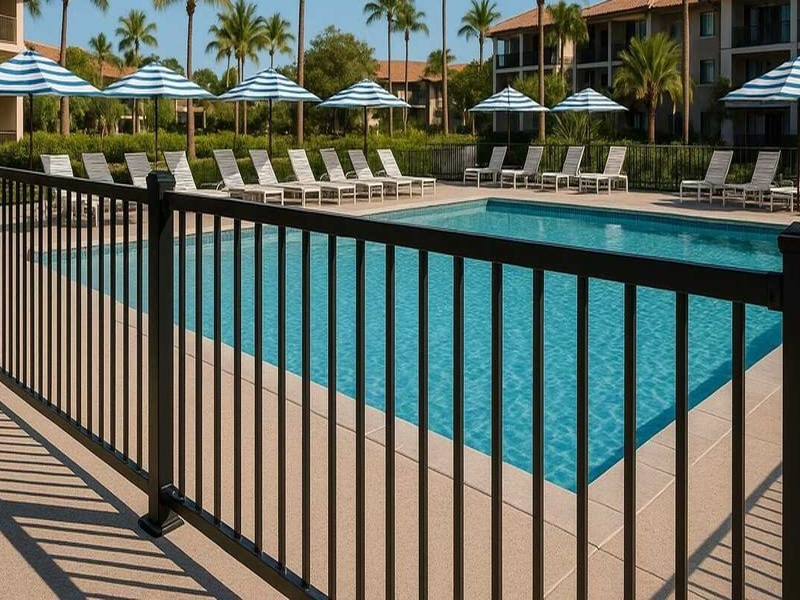
#> input picture assets/images/pool-fence-resort.jpg, 800 x 600 px
$ python resize_pool_image.py
#> lines starting #> are read from the running program, lines starting #| are printed output that depends on the picture
#!/usr/bin/env python3
"""
Script to crop and resize the pool fence image to match other fence thumbnails
"""

from PIL import Image
import os

def resize_pool_fence_image():
    """Crop and resize the pool fence image to match other fence thumbnails"""

    # Input and output paths (relative to script location)
    script_dir = os.path.dirname(__file__)
    input_path = os.path.join(script_dir, "assets", "images", "pool-fence-resort.jpg")
    backup_path = os.path.join(script_dir, "assets", "images", "pool-fence-resort-original.jpg")

    # Create backup if it doesn't exist
    if not os.path.exists(backup_path):
        print("Creating backup of original image...")
        original = Image.open(input_path)
        original.save(backup_path, "JPEG", quality=95)
        print(f"Backup saved to: {backup_path}")

    # Open the image
    print("Opening pool fence image...")
    img = Image.open(input_path)
#> img is the input picture: PIL image 800x600 RGB; mean R, G, B 97.6, 106.1, 95.4
    print(f"Original dimensions: {img.size}")
#| Original dimensions: (800, 600)

    # The image is 800x600. Let's crop it to focus more on the fence
    # and less on the tall palm trees and buildings
    # We'll crop from the bottom portion to focus on the fence and pool area

    # Crop parameters (left, top, right, bottom)
    # Focus on the fence and pool area, reducing the tall palm trees
    crop_box = (0, 150, 800, 600)  # Remove top 150 pixels with tall palm trees

    print("Cropping image to focus on fence area...")
    cropped = img.crop(crop_box)
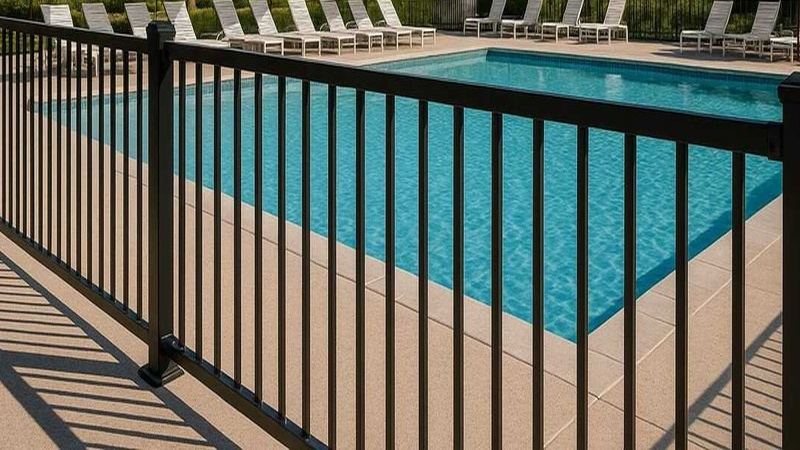
#> cropped: PIL image 800x450 RGB; mean R, G, B 101, 110.3, 101.2
    print(f"Cropped dimensions: {cropped.size}")
#| Cropped dimensions: (800, 450)

    # Resize back to 800x600 to maintain consistency
    print("Resizing to standard 800x600...")
    # Handle Pillow version compatibility
    try:
        resample = Image.Resampling.LANCZOS
    except AttributeError:
        resample = Image.LANCZOS
    resized = cropped.resize((800, 600), resample)
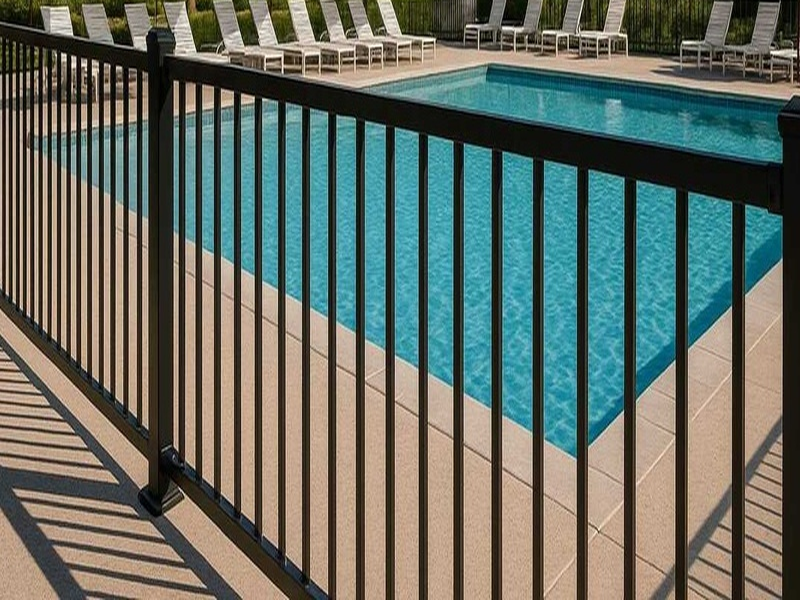
#> resized: PIL image 800x600 RGB; mean R, G, B 101, 110.3, 101.2
    print(f"Final dimensions: {resized.size}")
#| Final dimensions: (800, 600)

    # Save the processed image
    print("Saving processed image...")
    resized.save(input_path, "JPEG", quality=95, optimize=True)

    print("✅ Pool fence image successfully processed!")
    print(f"✅ Original backed up to: {backup_path}")
    print(f"✅ Updated image saved to: {input_path}")

    return True

if __name__ == "__main__":
    try:
        resize_pool_fence_image()
    except Exception as e:
        print(f"❌ Error processing image: {e}")
        exit(1)

$ run again, with assets/images/aluminum-fence.jpg copied over assets/images/pool-fence-resort.jpg
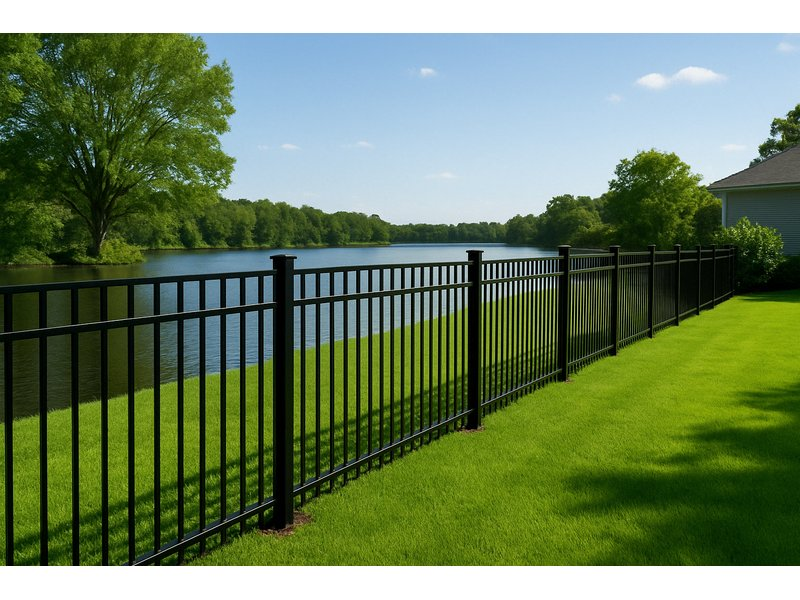
#> input picture assets/images/aluminum-fence.jpg, 800 x 600 px
#> in resize_pool_fence_image, img is the input picture: PIL image 800x600 RGB; mean R, G, B 106.7, 128.1, 92.8
#| Original dimensions: (800, 600)
#> in resize_pool_fence_image, `cropped = img.crop(crop_box)`:
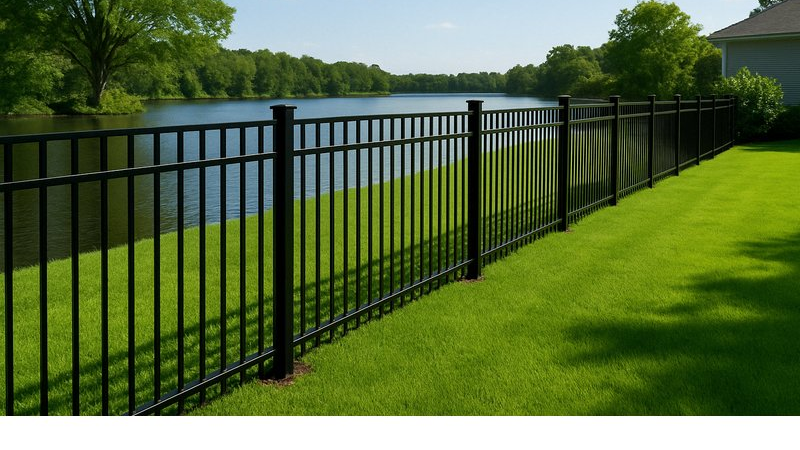
#> cropped: PIL image 800x450 RGB; mean R, G, B 87.8, 108.3, 59.9
#| Cropped dimensions: (800, 450)
#> in resize_pool_fence_image, `resized = cropped.resize((800, 600), resample)`:
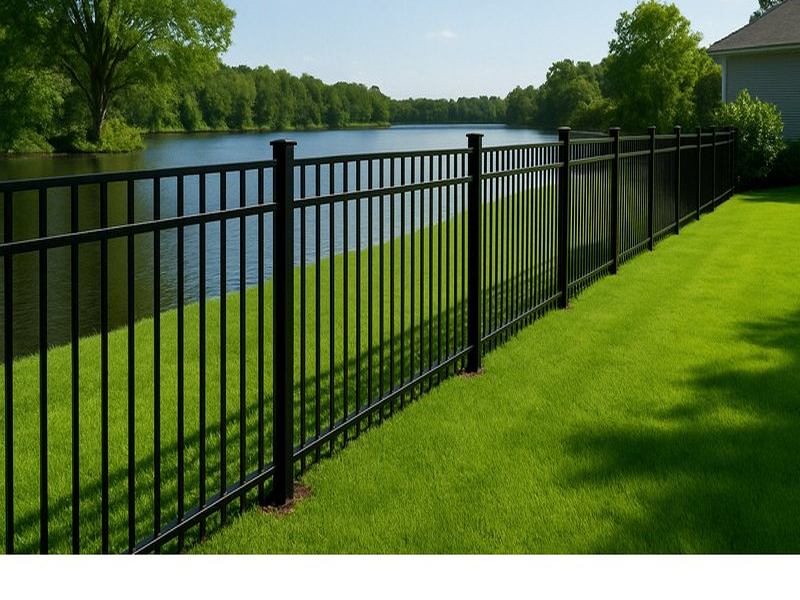
#> resized: PIL image 800x600 RGB; mean R, G, B 87.8, 108.3, 59.9
#| Final dimensions: (800, 600)

$ run again, with assets/images/american-farm-fence.jpg copied over assets/images/pool-fence-resort.jpg
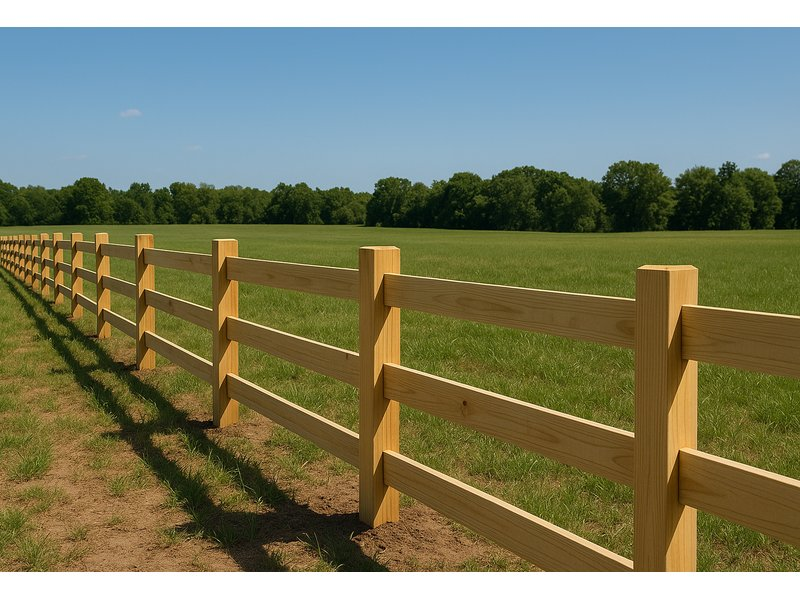
#> input picture assets/images/american-farm-fence.jpg, 800 x 600 px
#> in resize_pool_fence_image, img is the input picture: PIL image 800x600 RGB; mean R, G, B 121.8, 124.6, 98.8
#| Original dimensions: (800, 600)
#> in resize_pool_fence_image, `cropped = img.crop(crop_box)`:
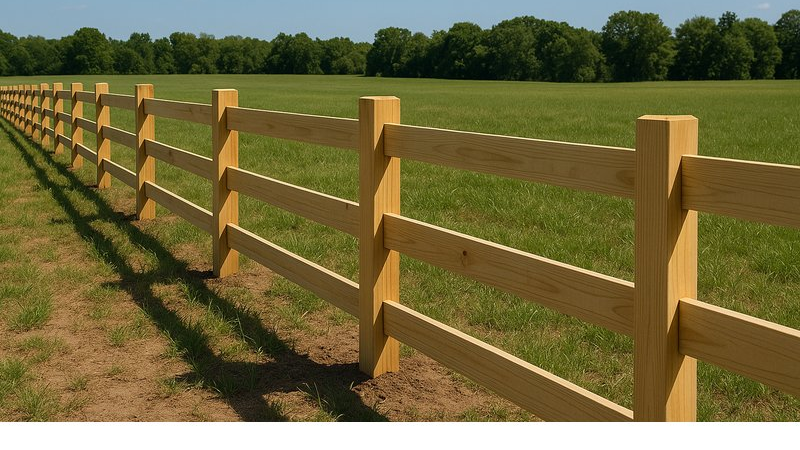
#> cropped: PIL image 800x450 RGB; mean R, G, B 113.9, 105.4, 62.2
#| Cropped dimensions: (800, 450)
#> in resize_pool_fence_image, `resized = cropped.resize((800, 600), resample)`:
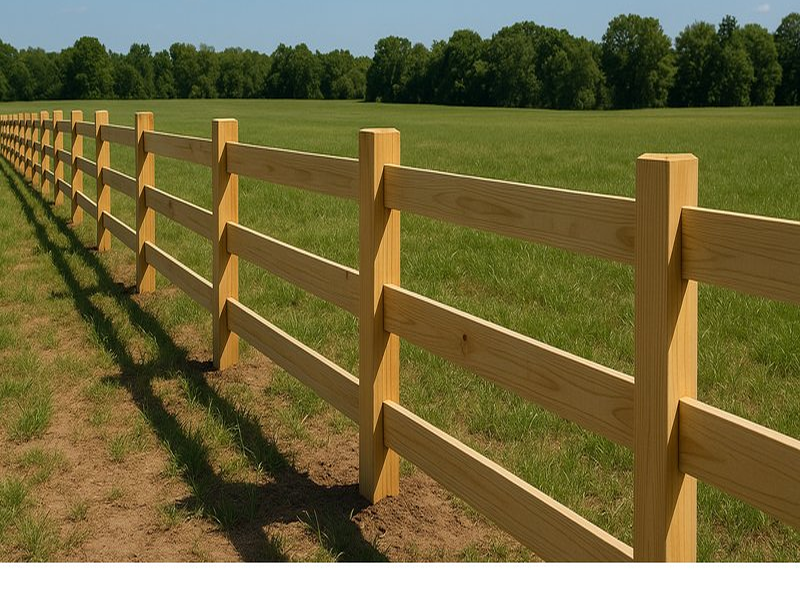
#> resized: PIL image 800x600 RGB; mean R, G, B 113.9, 105.4, 62.2
#| Final dimensions: (800, 600)

$ run again, with assets/images/american-wood-boundary-fence.jpg copied over assets/images/pool-fence-resort.jpg
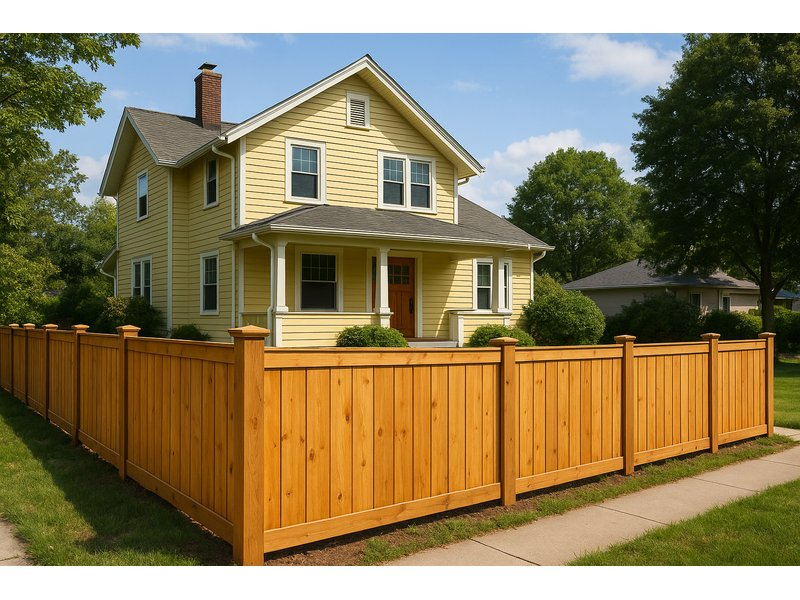
#> input picture assets/images/american-wood-boundary-fence.jpg, 800 x 600 px
#> in resize_pool_fence_image, img is the input picture: PIL image 800x600 RGB; mean R, G, B 137.9, 124.5, 89.9
#| Original dimensions: (800, 600)
#> in resize_pool_fence_image, `cropped = img.crop(crop_box)`:
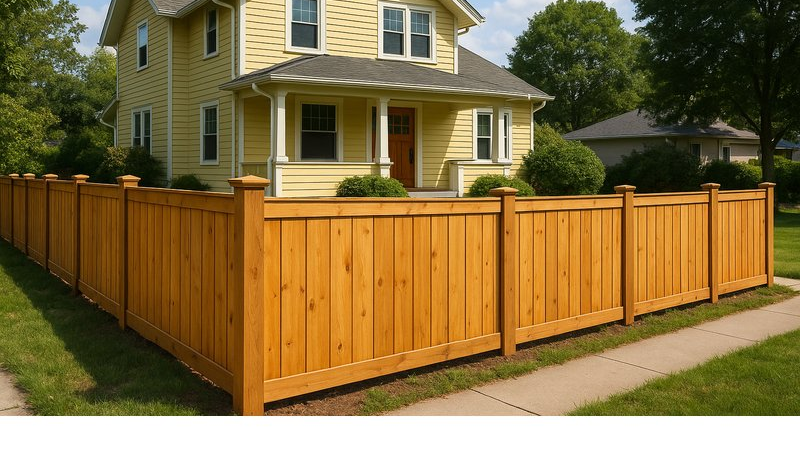
#> cropped: PIL image 800x450 RGB; mean R, G, B 133.1, 110.4, 63.3
#| Cropped dimensions: (800, 450)
#> in resize_pool_fence_image, `resized = cropped.resize((800, 600), resample)`:
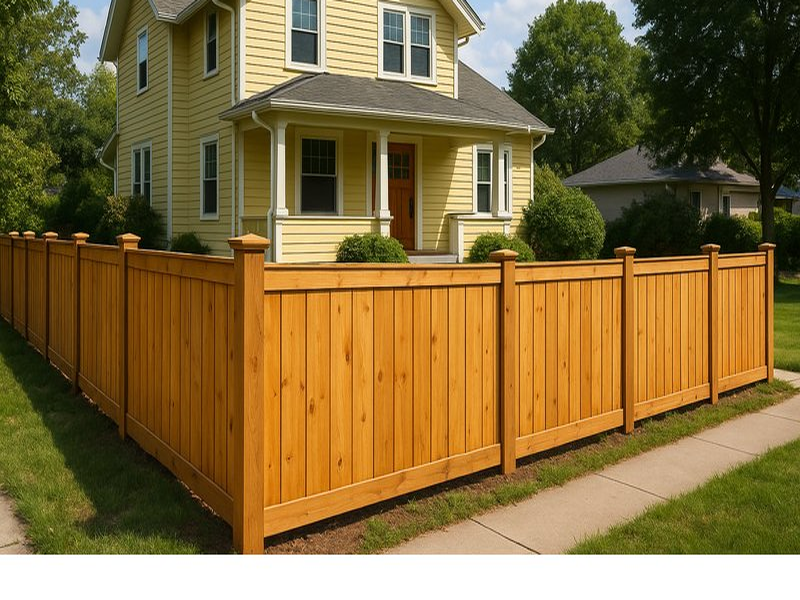
#> resized: PIL image 800x600 RGB; mean R, G, B 133.1, 110.4, 63.3
#| Final dimensions: (800, 600)
